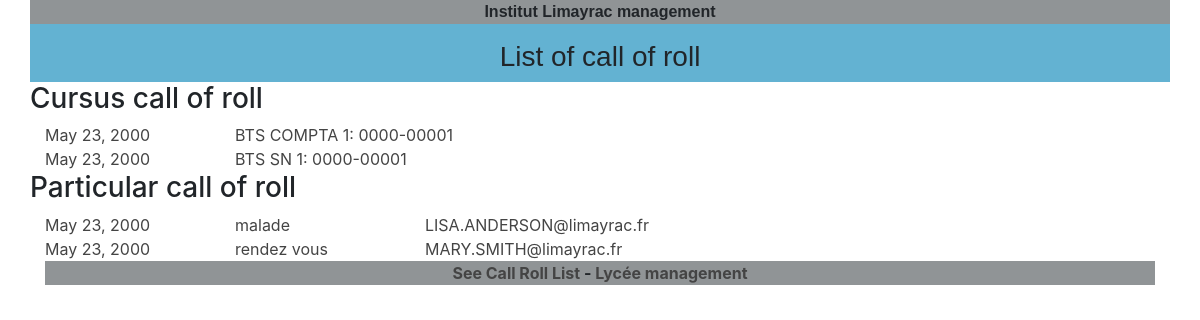
Page /lycee/cursuscall/view/ on the committed database.
### lycee/models.py (models this page shows, shortened)
class Presence(models.Model):
    reason = models.CharField(
        verbose_name="reason",
        help_text="tell why the student is missing",
        null=False,
        max_length=255,
        blank=False,
        default="",
    )
    is_missing = models.BooleanField(
        verbose_name="IsMissing",
        default=True,
        blank=False,
        null=False
    )
    date = models.DateField(
        verbose_name='date of call',
        blank=False,
        null=False,
    )
    student = models.ManyToManyField(
        Student,
    )
    cursus = models.ForeignKey(
        Cursus,
        on_delete=models.CASCADE,
        null=True
    )

class Cursus(models.Model):
    name = models.CharField(
        max_length=50,
        blank=False,
        null=True,
        default='aucun'
    )
    year_from_bac = models.SmallIntegerField(
        help_text="year since le bac",
        verbose_name="year",
        blank=False,
        null=True,
        default=0
    )
    cursus_year = models.CharField(
        max_length=9,
        blank=False,
        null=True,
        default='0000-00001'
    )
    def __str__(self):
        return '{} {}: {}'.format(self.name, self.year_from_bac, self.cursus_year)
    class Meta:
        verbose_name_plural = 'Cursus'

class ParticularPresence(models.Model):
    date = models.DateField(
        verbose_name="Date of call",
        blank=False,
        null=False,
    )
    is_missing = models.BooleanField(
        verbose_name="Is Missing"
    )
    reason = models.CharField(
        verbose_name="Reason",
        help_text="tell why the student is missing",
        blank=False,
        null=False,
        default="",
        max_length=255,
    )
    cursus = models.ForeignKey(
        Cursus,
        on_delete=models.CASCADE,
        null=True,
    )
    student = models.ForeignKey(
        Student,
        on_delete=models.CASCADE,
        null=True,
    )

class Student(models.Model):
    first_name = models.CharField(
        max_length=50,
        blank=False,
        null=False
    )
    birth_date = models.DateField(
        verbose_name='date of birth',
        blank=False,
        null=False
    )
    last_name = models.CharField(
        verbose_name="lastname",
        help_text="last name of the student",
        blank=False,
        null=False,
        default="???",
        max_length=255,
    )
    phone = models.CharField(
        verbose_name="phonenumber",
        help_text="phone number of the student",
        blank=False,
        null=False,
        default="0999999999",
        max_length=10,
    )
    email = models.EmailField(
        verbose_name="email",
        help_text="phone number of the student",
        blank=False,
        null=False,
        default="x@y.z",
        max_length=255,
    )
    comments = models.CharField(
        verbose_name="comments",
        help_text="some comments about the student",
        blank=True,
        null=False,
        default="",
        max_length=255,
    )
    cursus = models.ForeignKey(
        Cursus,
        on_delete=models.CASCADE,
        null=True
    )
    def __str__(self):
        return self.email

### lycee/views.py (the view)
# urls.py: path('lycee/cursuscall/view/', views.callview, name="call_view"),
def callview(request):
    Presence_list = Presence.objects.order_by('date')
    ParticularPresence_list = ParticularPresence.objects.order_by('date')
    context = {
        'Presence_list' : Presence_list,
        'ParticularPresence_list': ParticularPresence_list
    }
    return render(request,'lycee/presence.html',context)

### lycee/templates/lycee/presence.html
{% extends 'master.html' %}
{% load static %}
{%if liste%}
    {% block title %}
    List of call of roll
    {% endblock %}
    {% block content %}
        <div class="container">
        <div class="row"><h3>Cursus call of roll</h3></div>
        {% for presence in Presence_list %}
            <a href='/lycee/cursuscall/view/{{presence.id}}'>
                <div class="row">
                    <div class='col-sm-2'>
                        {{presence.date}}
                    </div>
                    <div class='col'>
                        {{presence.cursus}}
                    </div>
                </div>
            </a>
        {% endfor %}
            <div class="row"><h3>Particular call of roll</h3></div>
            {% for particularPresence in ParticularPresence_list %}
                <a href='#'>
                    <div class="row">
                        <div class='col-sm-2'>
                            {{particularPresence.date}}
                        </div>
                        <div class='col-sm-2'>
                            {{particularPresence.reason}}
                        </div>
                        <div class='col'>
                            {{particularPresence.student}}
                        </div>
                    </div>
                </a>
            {% endfor %}
        </div>
    {% endblock %}
{% else %}
    <p>No Cursus to show</p>
{% endif %}

### lycee/static/lycee/style.css (style rules this page uses)
a { color : #444444; }
html { position: relative; min-height: 100%; }

### rows in the picture
Presence: date "May 23, 2000", cursus "BTS COMPTA 1: 0000-00001"
Presence: date "May 23, 2000", cursus "BTS SN 1: 0000-00001"
ParticularPresence: date "May 23, 2000", reason "malade", student "LISA.ANDERSON@limayrac.fr"
ParticularPresence: date "May 23, 2000", reason "rendez vous", student "MARY.SMITH@limayrac.fr"
